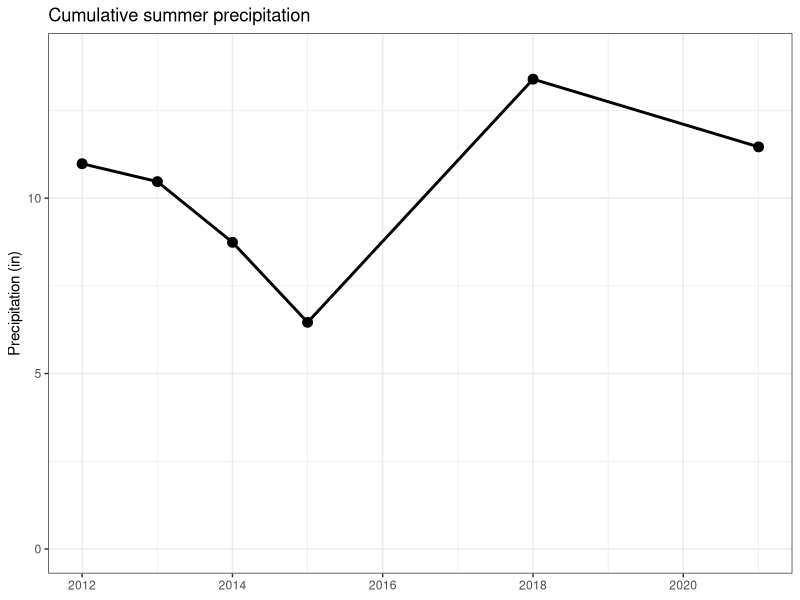
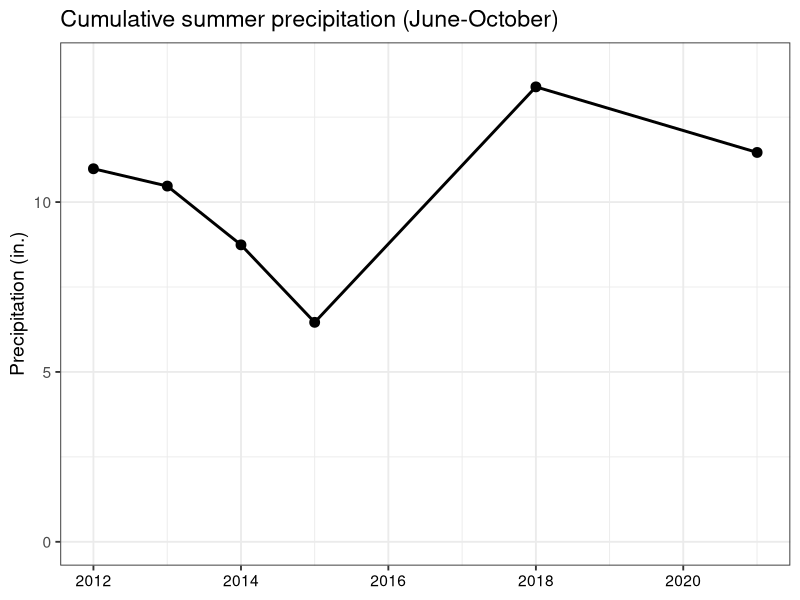

Write the R code that produced these figures, in order.
# Purpose: Graph precipitation data from Pima County ALERT system, sensor #6380,
#   sourced from https://webcms.pima.gov/government/flood_control/services/precipitation_and_streamflow_data/.
# Created: 2023-02-02
# Last updated: 2023-07-14

library(tidyverse)
library(plotrix)

# Load data ---------------------------------------------------------------

precip <- read.table("data/PimaCounty_precip/PimaCounty_precip_2012-2021.txt",
                     sep = "\t", header = TRUE)


# Data wrangling ----------------------------------------------------------

precip$year.xaxis <- as.Date(precip$year.xaxis)

precip.sample <- precip |> 
  filter(!str_detect(year.xaxis, c("2020|2016|2017|2019")))


# Graph -------------------------------------------------------------------

# Every year
tiff("figures/2023-07_draft-figures/Precipitation-line-graph.tiff", width = 6, height = 4, units = "in", res = 150)
ggplot(precip, aes(x = year.xaxis, y = Precip_cum)) +
  geom_line(linewidth = 1) +
  geom_point(size = 3) +
  xlab(NULL) +
  ylab("Precipitation (in.)") +
  ggtitle("Cumulative summer precipitation (June-October)") +
  theme_bw(base_size = 14) +
  scale_y_continuous(limits = c(0, 14)) +
  theme(axis.text.x = element_text(color = "black")) 
dev.off()

# Sampled years only
ggplot(precip.sample, aes(x = year.xaxis, y = Precip_cum)) +
  geom_line(linewidth = 1) +
  geom_point(size = 3) +
  xlab(NULL) +
  ylab("Precipitation (in)") +
  ggtitle("Cumulative summer precipitation") +
  theme_bw() +
  scale_y_continuous(limits = c(0, 14))

